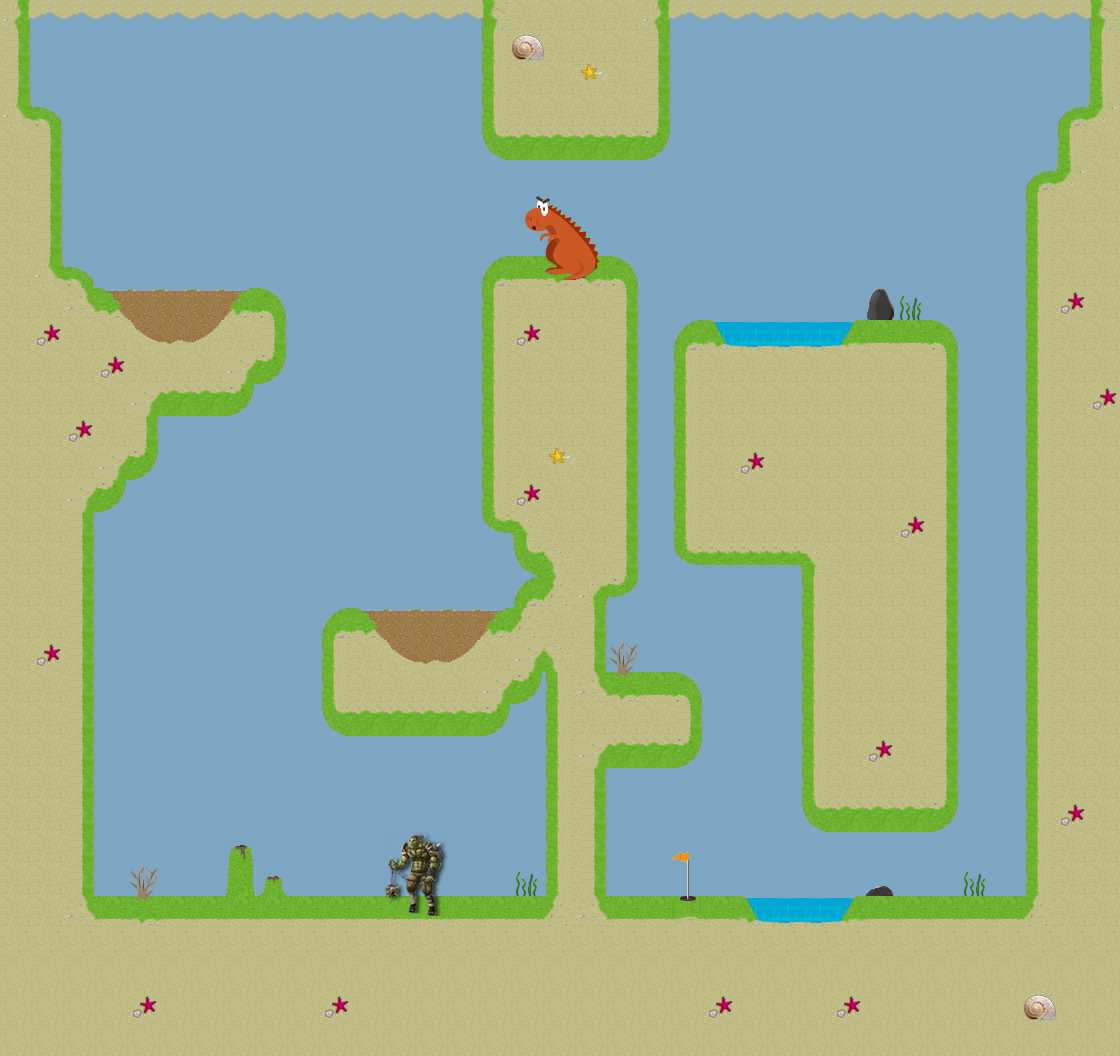

Tiled map render using the project's own tile images. Description and the map definition, with tile-layer contents summarised, below:
An orthogonal 35x33 tile map with 32x32 px tiles, 1 tile layer (Tile Layer 1).

<map version="1.0" orientation="orthogonal" renderorder="right-down" width="35" height="33" tilewidth="32" tileheight="32" nextobjectid="1">
 <properties>
  <property name="ball_destroying_indexes" value="8,71,72,73,74,75,102,103,104,105,121,122,123,124,125,126,127,128,129,130,131,132" />
  <property name="ball_start_position_x" value="15" />
  <property name="ball_start_position_y" value="6" />
  <property name="force_applying_indexes" value="10,13,25,28" />
  <property name="hole_index" value="55" />
  <property name="par" value="8" />
  <property name="slow_down_indexes" value="5,87,89,90,106,117" />
 </properties>
 <tileset firstgid="1" name="tiles" tilewidth="32" tileheight="32" spacing="2">
  <image source="../packer/level2.png" width="512" height="512" />
  <tile id="4">
   <properties>
    <property name="colision_sound" value="ash.mp3" />
    <property name="depth" value="0.2" />
    <property name="obstacle_file" value="5.png" />
   </properties>
  </tile>
  <tile id="7">
   <properties>
    <property name="colision_sound" value="magma_plum.mp3" />
    <property name="destroy_position_offset" value="0.2" />
    <property name="fall_velocity" value="-0.8" />
    <property name="obstacle_file" value="8.png" />
   </properties>
  </tile>
  <tile id="9">
   <properties>
    <property name="angle" value="62" />
    <property name="colision_sound" value="wind.mp3" />
    <property name="intensity" value="250" />
    <property name="range" value="3" />
    <property name="type" value="1" />
    <property name="x_first_arm_angle" value="0" />
    <property name="x_force_beggining" value="25" />
    <property name="y_first_arm_angle" value="18" />
    <property name="y_force_beggining" value="28" />
   </properties>
  </tile>
  <tile id="12">
   <properties>
    <property name="angle" value="45" />
    <property name="colision_sound" value="wind.mp3" />
    <property name="intensity" value="200" />
    <property name="range" value="2" />
    <property name="type" value="1" />
    <property name="x_first_arm_angle" value="2" />
    <property name="x_force_beggining" value="23" />
    <property name="y_first_arm_angle" value="17" />
    <property name="y_force_beggining" value="26" />
   </properties>
  </tile>
  <tile id="24">
   <properties>
    <property name="angle" value="62" />
    <property name="colision_sound" value="wind.mp3" />
    <property name="intensity" value="250" />
    <property name="range" value="3" />
    <property name="type" value="1" />
    <property name="x_first_arm_angle" value="0" />
    <property name="x_force_beggining" value="25" />
    <property name="y_first_arm_angle" value="18" />
    <property name="y_force_beggining" value="28" />
   </properties>
  </tile>
  <tile id="27">
   <properties>
    <property name="angle" value="40" />
    <property name="colision_sound" value="wind.mp3" />
    <property name="intensity" value="100" />
    <property name="range" value="3" />
    <property name="type" value="1" />
    <property name="x_first_arm_angle" value="32" />
    <property name="x_force_beggining" value="20" />
    <property name="y_first_arm_angle" value="8" />
    <property name="y_force_beggining" value="10" />
   </properties>
  </tile>
  <tile id="54">
   <properties>
    <property name="hole_file" value="55.png" />
   </properties>
  </tile>
  <tile id="70">
   <properties>
    <property name="destroy_position_offset" value="-1" />
    <property name="fall_velocity" value="-0.8" />
    <property name="obstacle_file" value="71.png" />
   </properties>
  </tile>
  <tile id="71">
   <properties>
    <property name="destroy_position_offset" value="-1" />
    <property name="fall_velocity" value="-0.8" />
    <property name="obstacle_file" value="72.png" />
   </properties>
  </tile>
  <tile id="72">
   <properties>
    <property name="destroy_position_offset" value="0.05" />
    <property name="fall_velocity" value="-0.8" />
    <property name="obstacle_file" value="73.png" />
   </properties>
  </tile>
  <tile id="73">
   <properties>
    <property name="destroy_position_offset" value="0.05" />
    <property name="fall_velocity" value="-0.8" />
    <property name="obstacle_file" value="74.png" />
   </properties>
  </tile>
  <tile id="74">
   <properties>
    <property name="destroy_position_offset" value="0.05" />
    <property name="fall_velocity" value="-0.8" />
    <property name="obstacle_file" value="75.png" />
   </properties>
  </tile>
  <tile id="86">
   <properties>
    <property name="colision_sound" value="ash.mp3" />
    <property name="depth" value="0.2" />
    <property name="obstacle_file" value="87.png" />
   </properties>
  </tile>
  <tile id="88">
   <properties>
    <property name="colision_sound" value="ash.mp3" />
    <property name="depth" value="0.2" />
    <property name="obstacle_file" value="89.png" />
   </properties>
  </tile>
  <tile id="89">
   <properties>
    <property name="colision_sound" value="ash.mp3" />
    <property name="depth" value="0.2" />
    <property name="obstacle_file" value="90.png" />
   </properties>
  </tile>
  <tile id="101">
   <properties>
    <property name="colision_sound" value="magma_plum.mp3" />
    <property name="destroy_position_offset" value="-1" />
    <property name="fall_velocity" value="-0.8" />
    <property name="obstacle_file" value="102.png" />
   </properties>
  </tile>
  <tile id="102">
   <properties>
    <property name="destroy_position_offset" value="-1" />
    <property name="fall_velocity" value="-0.8" />
    <property name="obstacle_file" value="103.png" />
   </properties>
  </tile>
  <tile id="103">
   <properties>
    <property name="colision_sound" value="magma_plum.mp3" />
    <property name="destroy_position_offset" value="0.2" />
    <property name="fall_velocity" value="-0.8" />
    <property name="obstacle_file" value="104.png" />
   </properties>
  </tile>
  <tile id="104">
   <properties>
    <property name="colision_sound" value="magma_plum.mp3" />
    <property name="destroy_position_offset" value="0.2" />
    <property name="fall_velocity" value="-0.8" />
    <property name="obstacle_file" value="105.png" />
   </properties>
  </tile>
  <tile id="105">
   <properties>
    <property name="colision_sound" value="ash.mp3" />
    <property name="depth" value="0.2" />
    <property name="obstacle_file" value="106.png" />
   </properties>
  </tile>
  <tile id="116">
   <properties>
    <property name="colision_sound" value="ash.mp3" />
    <property name="depth" value="0.2" />
    <property name="obstacle_file" value="117.png" />
   </properties>
  </tile>
  <tile id="120">
   <properties>
    <property name="colision_sound" value="magma_plum.mp3" />
    <property name="destroy_position_offset" value="-1" />
    <property name="fall_velocity" value="-0.8" />
    <property name="obstacle_file" value="118.png" />
   </properties>
  </tile>
  <tile id="121">
   <properties>
    <property name="destroy_position_offset" value="-1" />
    <property name="fall_velocity" value="-0.8" />
    <property name="obstacle_file" value="119.png" />
   </properties>
  </tile>
  <tile id="122">
   <properties>
    <property name="destroy_position_offset" value="-1" />
    <property name="fall_velocity" value="-0.8" />
    <property name="obstacle_file" value="120.png" />
   </properties>
  </tile>
  <tile id="123">
   <properties>
    <property name="destroy_position_offset" value="0.3" />
    <property name="fall_velocity" value="-0.8" />
    <property name="obstacle_file" value="121.png" />
   </properties>
  </tile>
  <tile id="124">
   <properties>
    <property name="destroy_position_offset" value="0.3" />
    <property name="fall_velocity" value="-0.8" />
    <property name="obstacle_file" value="122.png" />
   </properties>
  </tile>
  <tile id="125">
   <properties>
    <property name="destroy_position_offset" value="0.3" />
    <property name="fall_velocity" value="-0.8" />
    <property name="obstacle_file" value="123.png" />
   </properties>
  </tile>
  <tile id="126">
   <properties>
    <property name="destroy_position_offset" value="-1" />
    <property name="fall_velocity" value="-0.8" />
    <property name="obstacle_file" value="124.png" />
   </properties>
  </tile>
  <tile id="127">
   <properties>
    <property name="destroy_position_offset" value="0.3" />
    <property name="fall_velocity" value="-0.8" />
    <property name="obstacle_file" value="125.png" />
   </properties>
  </tile>
  <tile id="128">
   <properties>
    <property name="destroy_position_offset" value="0.3" />
    <property name="fall_velocity" value="-0.8" />
    <property name="obstacle_file" value="126.png" />
   </properties>
  </tile>
  <tile id="129">
   <properties>
    <property name="destroy_position_offset" value="0.3" />
    <property name="fall_velocity" value="-0.8" />
    <property name="obstacle_file" value="127.png" />
   </properties>
  </tile>
  <tile id="130">
   <properties>
    <property name="destroy_position_offset" value="-1" />
    <property name="fall_velocity" value="-0.8" />
    <property name="obstacle_file" value="128.png" />
   </properties>
  </tile>
  <tile id="131">
   <properties>
    <property name="colision_sound" value="magma_plum.mp3" />
    <property name="destroy_position_offset" value="-1" />
    <property name="fall_velocity" value="-0.8" />
    <property name="obstacle_file" value="129.png" />
   </properties>
  </tile>
 </tileset>
 <layer name="Tile Layer 1" width="35" height="33">
  <data>[1155 cells, 1155 non-empty, 64 distinct tile ids]</data>
 </layer>
</map>
